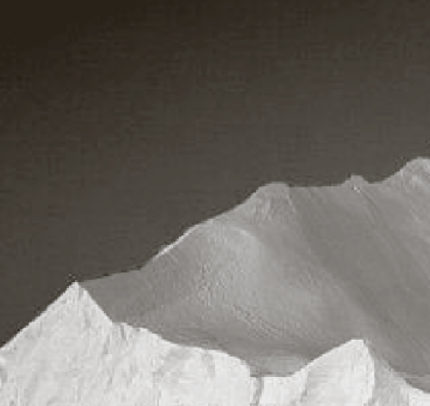
#> input picture images/Mountain.PNG, 430 x 406 px, found by its file name
$ python Multiotsu.py
#> lines starting #> are read from the running program, lines starting #| are printed output that depends on the picture
import matplotlib
import matplotlib.pyplot as plt
import numpy as np
import cv2

from skimage import data
from skimage.filters import threshold_multiotsu

# Setting the font size for all plots.
matplotlib.rcParams['font.size'] = 9

# The input image.
image_path = "images\Mountain.PNG"
image = cv2.imread(image_path, 0)
#> image: shape (406, 430); min 34, max 240, mean 106.7

# Applying multi-Otsu threshold for the default value, generating
# three classes.
thresholds = threshold_multiotsu(image)
#> thresholds = [101, 176]

# Using the threshold values, we generate the three regions.
regions = np.digitize(image, bins=thresholds)
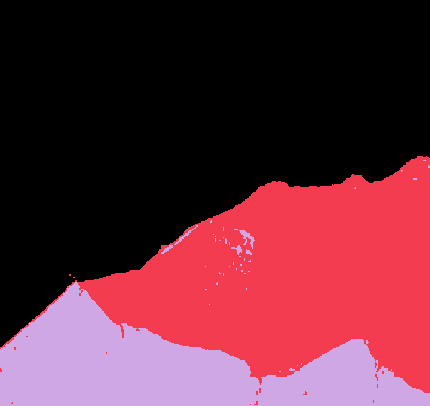
#> regions: shape (406, 430) int64; 3 distinct labels, from 0 to 2; one colour per label, 0 black

fig, ax = plt.subplots(nrows=1, ncols=3, figsize=(10, 3.5))

# Plotting the original image.
ax[0].imshow(image, cmap='gray')
ax[0].set_title('Original')
ax[0].axis('off')

# Plotting the histogram and the two thresholds obtained from
# multi-Otsu.
ax[1].hist(image.ravel(), bins=255)
ax[1].set_title('Histogram')
for thresh in thresholds:
    ax[1].axvline(thresh, color='r')
#> this loop made 2 passes
#> thresh on passes 1 to 2: 101, 176

# Plotting the Multi Otsu result.
ax[2].imshow(regions, cmap='jet')
ax[2].set_title('Multi-Otsu result')
ax[2].axis('off')

plt.subplots_adjust()

plt.show()
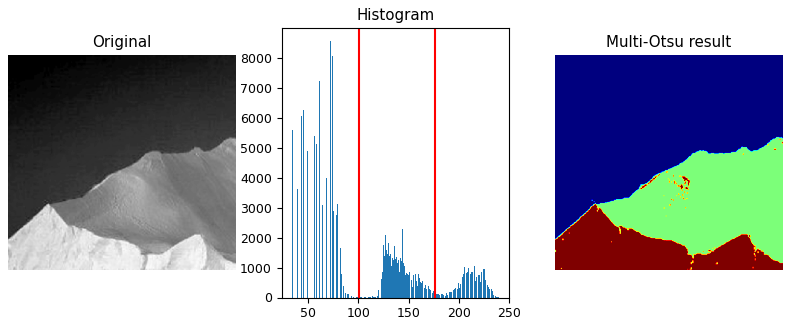
#> figure drawn by matplotlib, 3 panels; panel 2: tallest bar 8569 high, from x = 71.97 to 72.78

$ run again, with images/AppleNo.png copied over images/Mountain.PNG
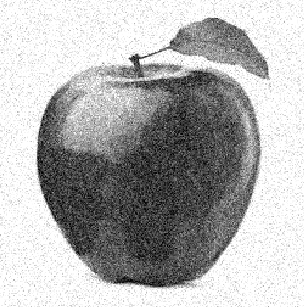
#> input picture images/AppleNo.png, 304 x 307 px, found by its file name
#> image is the input picture: shape (307, 304); min 0, max 255, mean 177
#> thresholds = [101, 190]
#> `regions = np.digitize(image, bins=thresholds)`:
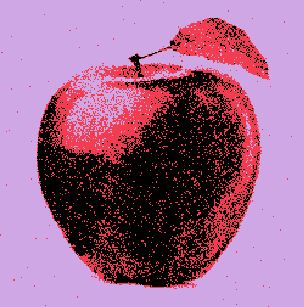
#> regions: shape (307, 304) int64; 3 distinct labels, from 0 to 2; one colour per label, 0 black
#> the loop `for thresh in thresholds:` made 2 passes
#> thresh on passes 1 to 2: 101, 190
#> `plt.show()`:
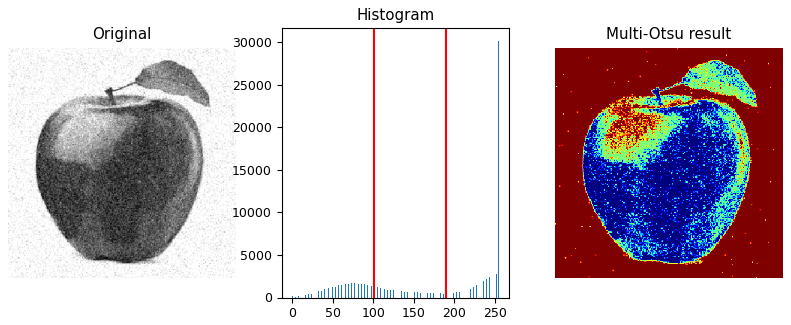
#> figure drawn by matplotlib, 3 panels; panel 2: tallest bar 30179 high, from x = 254 to 255
